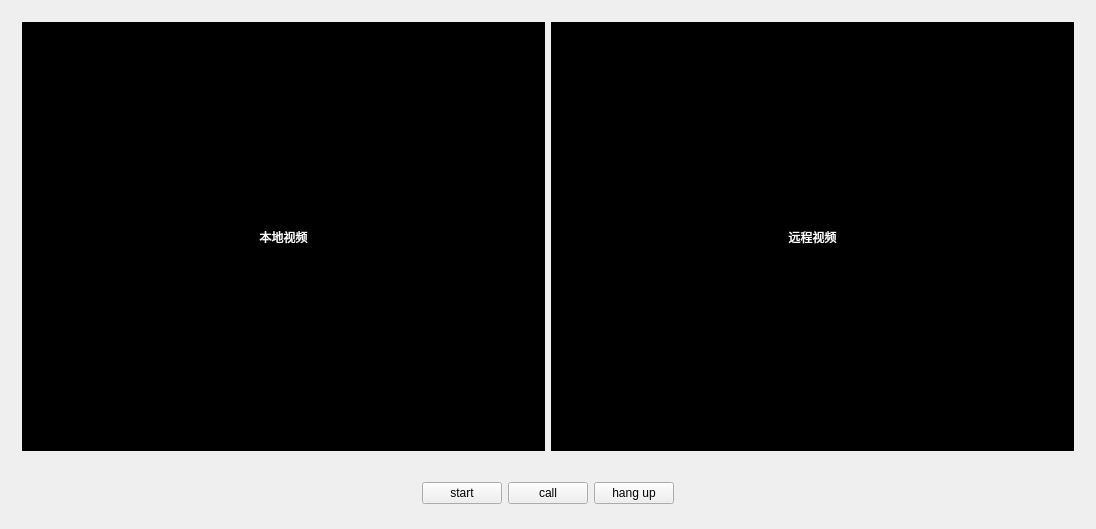
<?xml version="1.0" encoding="UTF-8"?>
<ui version="4.0">
 <class>Widget</class>
 <widget class="QWidget" name="Widget">
  <property name="geometry">
   <rect>
    <x>0</x>
    <y>0</y>
    <width>1096</width>
    <height>529</height>
   </rect>
  </property>
  <property name="windowTitle">
   <string>pc1</string>
  </property>
  <layout class="QVBoxLayout" name="verticalLayout">
   <item>
    <widget class="QWidget" name="videoWidget" native="true">
     <layout class="QHBoxLayout" name="horizontalLayout_2">
      <item>
       <widget class="QLabel" name="localLabel">
        <property name="styleSheet">
         <string notr="true">color: rgb(255, 255, 255);
background-color: rgb(0, 0, 0);</string>
        </property>
        <property name="text">
         <string>本地视频</string>
        </property>
        <property name="alignment">
         <set>Qt::AlignCenter</set>
        </property>
       </widget>
      </item>
      <item>
       <widget class="QLabel" name="remoteLabel">
        <property name="styleSheet">
         <string notr="true">color: rgb(255, 255, 255);
background-color: rgb(0, 0, 0);</string>
        </property>
        <property name="text">
         <string>远程视频</string>
        </property>
        <property name="alignment">
         <set>Qt::AlignCenter</set>
        </property>
       </widget>
      </item>
     </layout>
    </widget>
   </item>
   <item>
    <widget class="QWidget" name="controlWidget" native="true">
     <property name="maximumSize">
      <size>
       <width>16777215</width>
       <height>50</height>
      </size>
     </property>
     <layout class="QHBoxLayout" name="horizontalLayout">
      <property name="leftMargin">
       <number>0</number>
      </property>
      <property name="topMargin">
       <number>0</number>
      </property>
      <property name="rightMargin">
       <number>0</number>
      </property>
      <property name="bottomMargin">
       <number>0</number>
      </property>
      <item>
       <spacer name="horizontalSpacer">
        <property name="orientation">
         <enum>Qt::Horizontal</enum>
        </property>
        <property name="sizeHint" stdset="0">
         <size>
          <width>40</width>
          <height>20</height>
         </size>
        </property>
       </spacer>
      </item>
      <item>
       <widget class="QPushButton" name="startBtn">
        <property name="text">
         <string>start</string>
        </property>
       </widget>
      </item>
      <item>
       <widget class="QPushButton" name="callBtn">
        <property name="text">
         <string>call</string>
        </property>
       </widget>
      </item>
      <item>
       <widget class="QPushButton" name="hangUpBtn">
        <property name="text">
         <string>hang up</string>
        </property>
       </widget>
      </item>
      <item>
       <spacer name="horizontalSpacer_2">
        <property name="orientation">
         <enum>Qt::Horizontal</enum>
        </property>
        <property name="sizeHint" stdset="0">
         <size>
          <width>40</width>
          <height>20</height>
         </size>
        </property>
       </spacer>
      </item>
     </layout>
    </widget>
   </item>
  </layout>
 </widget>
 <layoutdefault spacing="6" margin="11"/>
 <resources/>
 <connections/>
</ui>
